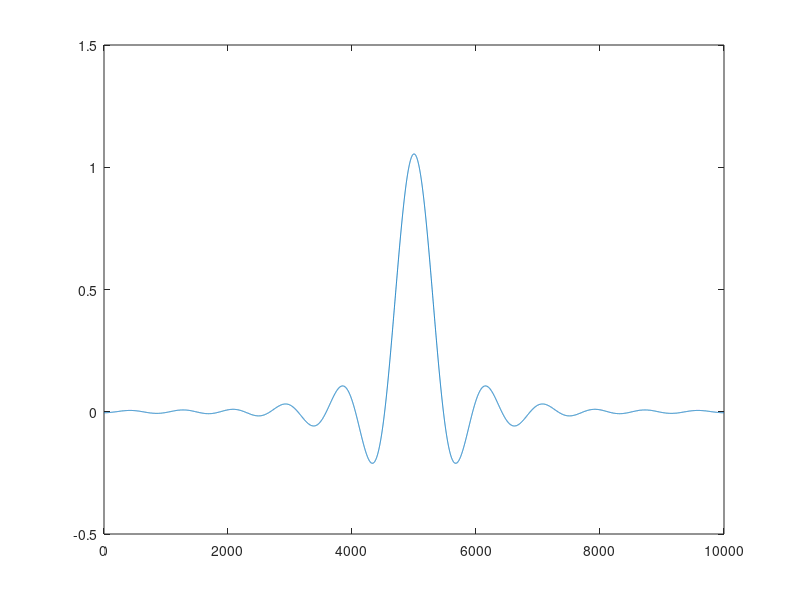
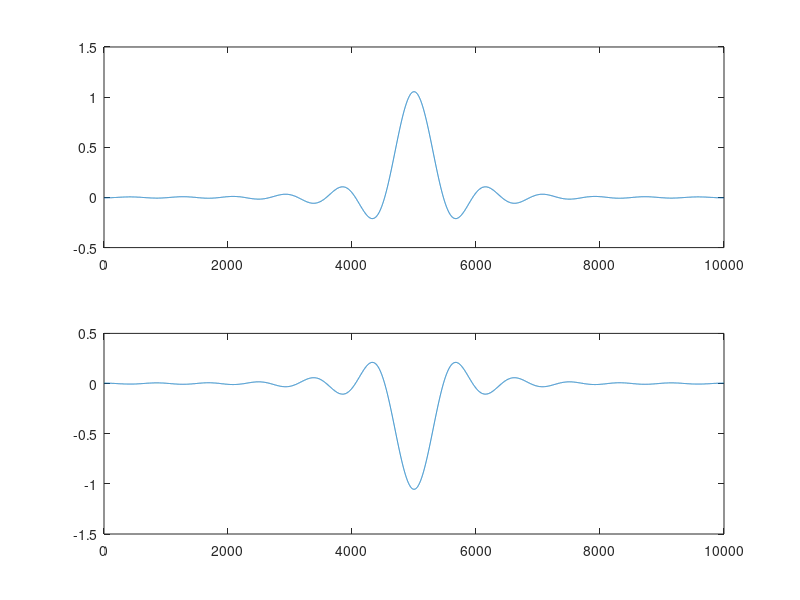

Recreate these plots in MATLAB, in order. (Note: this script raises an error after producing the figures.)
%4.1.1
%1
t=linspace(-10,+10,10^4);

%2
rs=1;
B=0.2;

p=(sin(pi.*rs.*t.*(1-B))+ 4.*B.*rs.*t.*cos(pi.*rs.*t.*(1+B)))./(pi.*t.*sqrt(rs).*(1-(4.*B.*rs.*t).^2));
Bp=(1/2)*(rs*(1+B));
figure;
plot(p);

%3
is=1*p;
qs=(-1)*p;
figure;
subplot(2,1,1);plot(is);
subplot(2,1,2);plot(qs);
%5
fc=100;
[ s ] = modIQ( is, qs, fc, t );
Bs=2*Bp;
%4.1.2
%6
r=s;
Bh=Bp;
h=2*Bh*sinc(2*Bh*t);
%8
[ yi, yq ] = dmodIQ( r, fc, h, t );

figure;
plot(yi);
hold on
plot(yq);
plot(is);
plot(qs);
hold off
%9
%S� ,ja que analitza per separat la senyal �til y amb soroll de yi i yq
%i fa les operacions corresponents
%Yes, since it separately analyzes the useful signal and with noise of yi and yq
%and performs the corresponding operations

%4.2
%11
Pw=10;  
 [yi,yq] = noisydmodIQ(r,fc,h,t,Pw);
 
 figure;
plot(yi);
hold on
plot(yq);
plot(is);
plot(qs);
hold off

yiadaptat0=conv(yi,p);
%se tiene que hacer antes de a�adir ruido
yiadaptat = yiadaptat0/max(abs(yiadaptat0));
yqadaptat=conv(yq,p);
 figure;
plot(yiadaptat);
 figure;
plot(yqadaptat);
Nss=10;
mosyiadaptat=yiadaptat(Nss:Nss:end);
mosyqadaptat=yqadaptat(Nss:Nss:end);

 figure;
plot(mosyiadaptat);
hold on
plot(mosyqadaptat);
hold off
%12
hd=p;
fltrohd1=conv(hd,yiadaptat);
fltrohd2=conv(hd,yqadaptat);
%13
Nss=10;
puntoadaptadohd1=fltrohd1(Nss:Nss:end);
puntoadaptadohd2=fltrohd2(Nss:Nss:end);


 figure;
plot(puntoadaptadohd1);
hold on
plot(puntoadaptadohd2);
hold off
%14
%diferencia1=puntoadaptadohd1 -r;
%diferencia2=puntoadaptadohd2 -r;

%4.3
%16
N=100;
[ a_BPSK ] = rndBPSK( N );
[ a_QPSK ] = rndQPSK( N );
figure;
plot(complex(a_BPSK), "o");
figure;
plot(a_QPSK, "o");
figure;
stem(a_BPSK);
figure;
stem(abs(a_QPSK));

%4.4
%17
Pw=0.1;
w_BPSK=sqrt(Pw)*randn(size(a_BPSK));

%18
w_QPSK=sqrt(Pw)*randn(size(a_QPSK))+j*sqrt(Pw)*randn(size(a_QPSK));

%19

r_BPSK=a_BPSK + w_BPSK;
r_QPSK=a_QPSK + w_QPSK;

%20
figure;
plot(complex(r_BPSK), "o");
hold on
plot(complex(a_BPSK), "o");
hold off
figure;
plot(r_QPSK, "o");
hold on
plot(a_QPSK, "o");
hold off

%21
Pw1=0.01;
w_BPSK1=sqrt(Pw1)*randn(size(a_BPSK));
w_QPSK1=sqrt(Pw1)*randn(size(a_QPSK))+j*sqrt(Pw1)*randn(size(a_QPSK));
r_BPSK1=a_BPSK + w_BPSK1;
r_QPSK1=a_QPSK + w_QPSK1;
figure;
plot(complex(r_BPSK1), "o");
hold on
plot(complex(a_BPSK), "o");
hold off
figure;
plot(r_QPSK1, "o");
hold on
plot(a_QPSK, "o");
hold off

Pw2=1;
w_BPSK2=sqrt(Pw2)*randn(size(a_BPSK));
w_QPSK2=sqrt(Pw2)*randn(size(a_QPSK))+j*sqrt(Pw2)*randn(size(a_QPSK));
r_BPSK2=a_BPSK + w_BPSK2;
r_QPSK2=a_QPSK + w_QPSK2;
figure;
plot(complex(r_BPSK2), "o");
hold on
plot(complex(a_BPSK), "o");
hold off
figure;
plot(r_QPSK2, "o");
hold on
plot(a_QPSK, "o");
hold off
